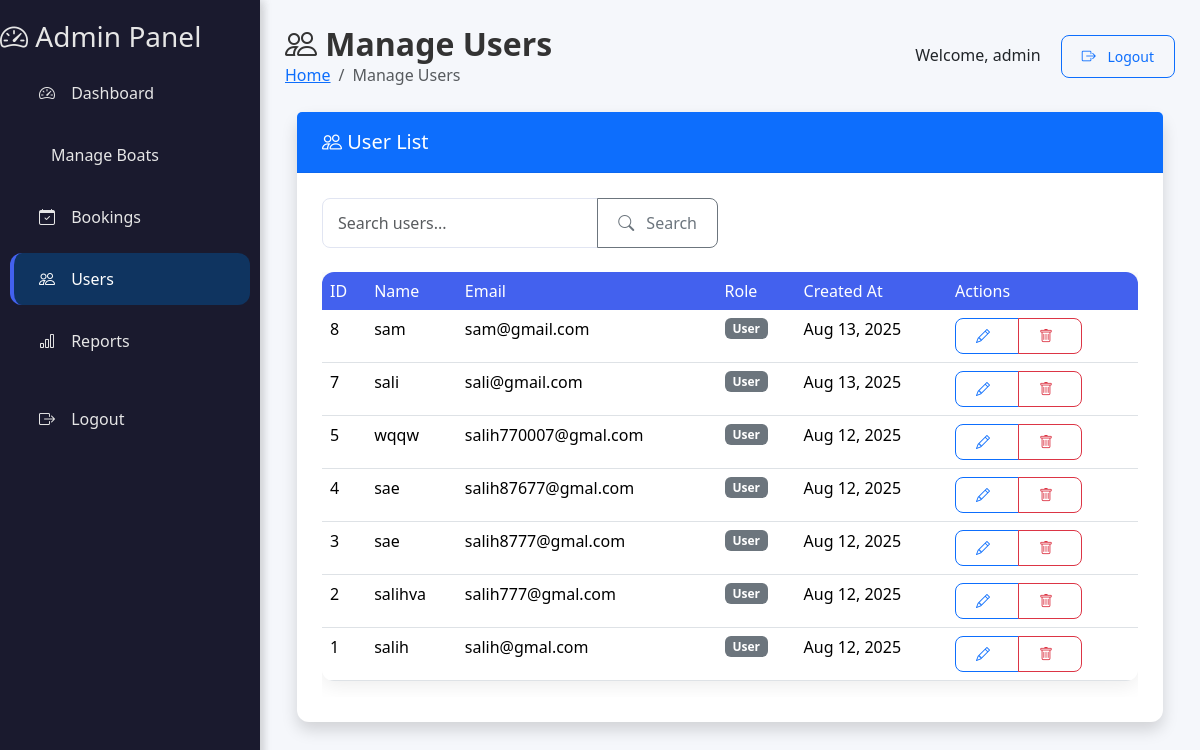
Before: /admin/users.php (signed in) with the older database file.
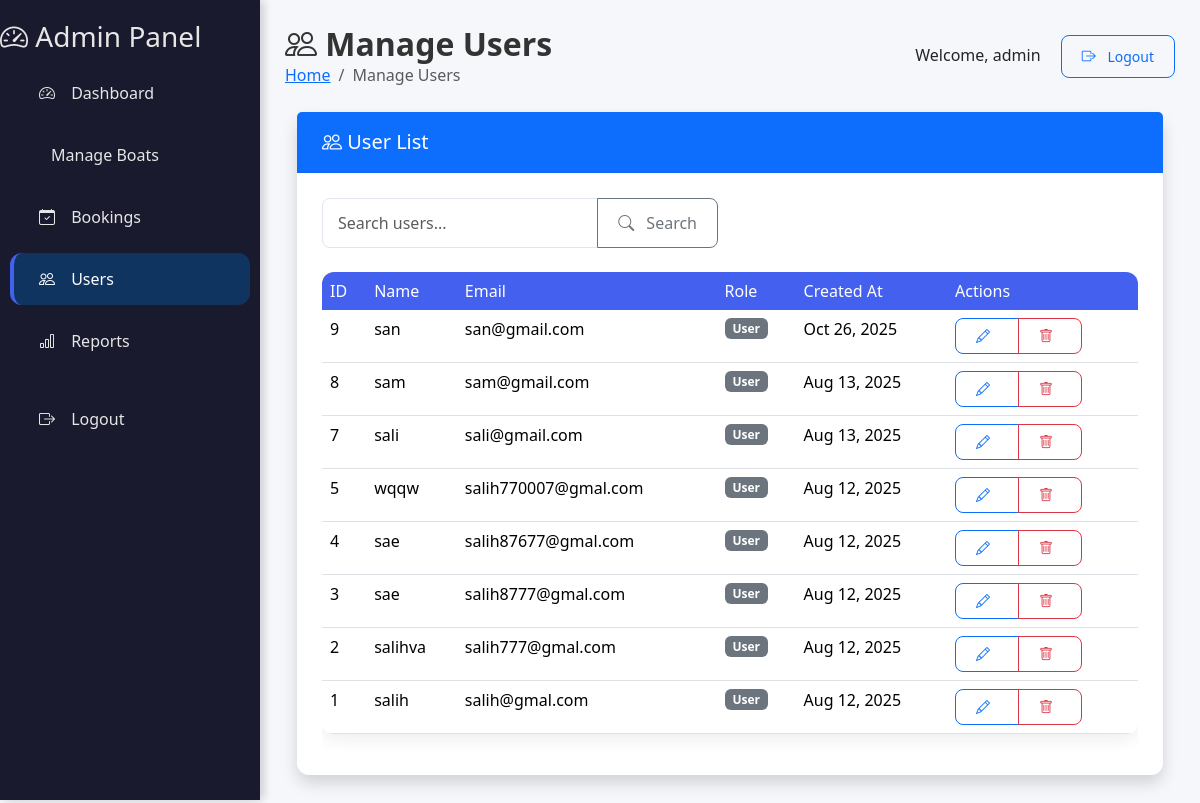
After: the same page with the newer database file.
### tables this page shows
CREATE TABLE IF NOT EXISTS `users` (
  `id` int NOT NULL AUTO_INCREMENT,
  `name` varchar(100) NOT NULL,
  `email` varchar(100) NOT NULL,
  `password` varchar(255) NOT NULL,
  `created_at` timestamp NULL DEFAULT CURRENT_TIMESTAMP,
  `role` enum('admin','user') DEFAULT 'user',
  PRIMARY KEY (`id`),
  UNIQUE KEY `email` (`email`)
);

### admin/users.php (the view, shortened to what the changed rows need)
<?php
include '../backend/inc/db_connect.php';
if (isset($_GET['search']) && !empty($_GET['search'])) {
    $search = $_GET['search'];
    $stmt = $conn->prepare("SELECT * FROM users WHERE role != 'admin' AND (name LIKE ? OR email LIKE ?) ORDER BY created_at DESC");
    $search_term = '%' . $search . '%';
    $stmt->bind_param("ss", $search_term, $search_term);
} else {
    $stmt = $conn->prepare("SELECT * FROM users WHERE role != 'admin' ORDER BY created_at DESC");
}
$stmt->execute();
$result = $stmt->get_result();
?>
<!DOCTYPE html>
<html lang="en">
<head>
    <link href="https://cdn.jsdelivr.net/npm/bootstrap@5.3.2/dist/css/bootstrap.min.css" rel="stylesheet">
    <link href="https://cdn.jsdelivr.net/npm/bootstrap-icons/font/bootstrap-icons.css" rel="stylesheet">
    <link rel="stylesheet" href="css/dashboard.css">
</head>
<body>
    <div class="content">
        <div class="content-header">
            <div class="d-flex justify-content-between align-items-center">
                <div>
                    <h2><i class="bi bi-people"></i> Manage Users</h2>
                </div>
            </div>
        </div>
        <div class="container-fluid">
            <div class="card shadow">
                <div class="card-body">
                    <?php if ($result->num_rows > 0): ?>
                        <div class="table-responsive">
                            <table class="table table-hover">
                                <thead>
                                    <tr>
                                        <th>ID</th>
                                        <th>Name</th>
                                        <th>Email</th>
                                        <th>Role</th>
                                        <th>Created At</th>
                                        <th>Actions</th>
                                    </tr>
                                </thead>
                                <tbody>
                                    <?php while ($row = $result->fetch_assoc()): ?>
                                        <tr>
                                            <td><?php echo $row['id']; ?></td>
                                            <td><?php echo htmlspecialchars($row['name']); ?></td>
                                            <td><?php echo htmlspecialchars($row['email']); ?></td>
                                            <td>
                                                <span class="badge bg-<?php echo ($row['role'] == 'admin' ? 'primary' : 'secondary'); ?>">
                                                    <?php echo ucfirst(htmlspecialchars($row['role'])); ?>
                                                </span>
                                            </td>
                                            <td><?php echo date('M j, Y', strtotime($row['created_at'])); ?></td>
                                            <td>
                                                <div class="btn-group" role="group">
                                                    <a href="users/edit.php?id=<?php echo $row['id']; ?>" class="btn btn-sm btn-outline-primary" title="Edit">
                                                        <i class="bi bi-pencil"></i>
                                                    </a>
                                                    <a href="users/delete.php?id=<?php echo $row['id']; ?>" class="btn btn-sm btn-outline-danger" title="Delete" onclick="return confirm('Are you sure you want to delete this user? This action cannot be undone.')">
                                                        <i class="bi bi-trash"></i>
                                                    </a>
                                                </div>
                                            </td>
                                        </tr>
                                    <?php endwhile; ?>
                                </tbody>
                            </table>
                        </div>
                    <?php endif; ?>
                </div>
            </div>
        </div>
    </div>
</body>
</html>

Changed rows visible on the page:
added users: id "9", name "san", email "san@gmail.com", role "User", created_at "Oct 26, 2025"
